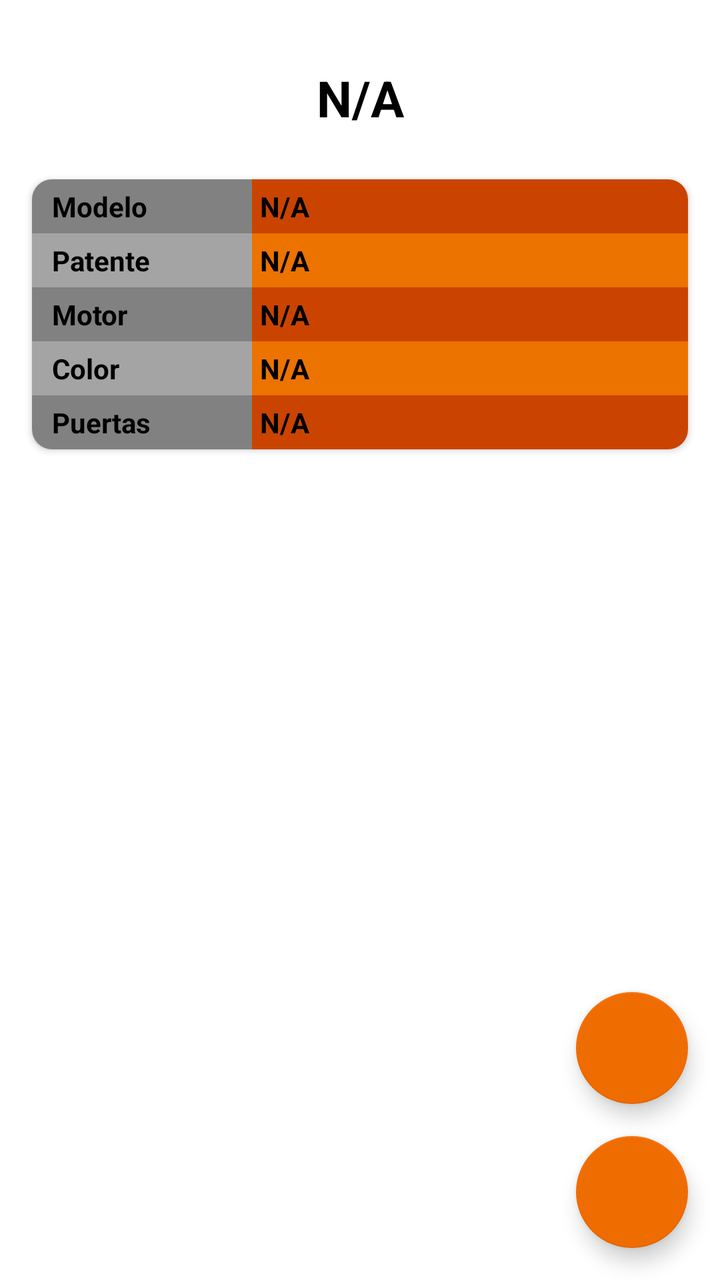
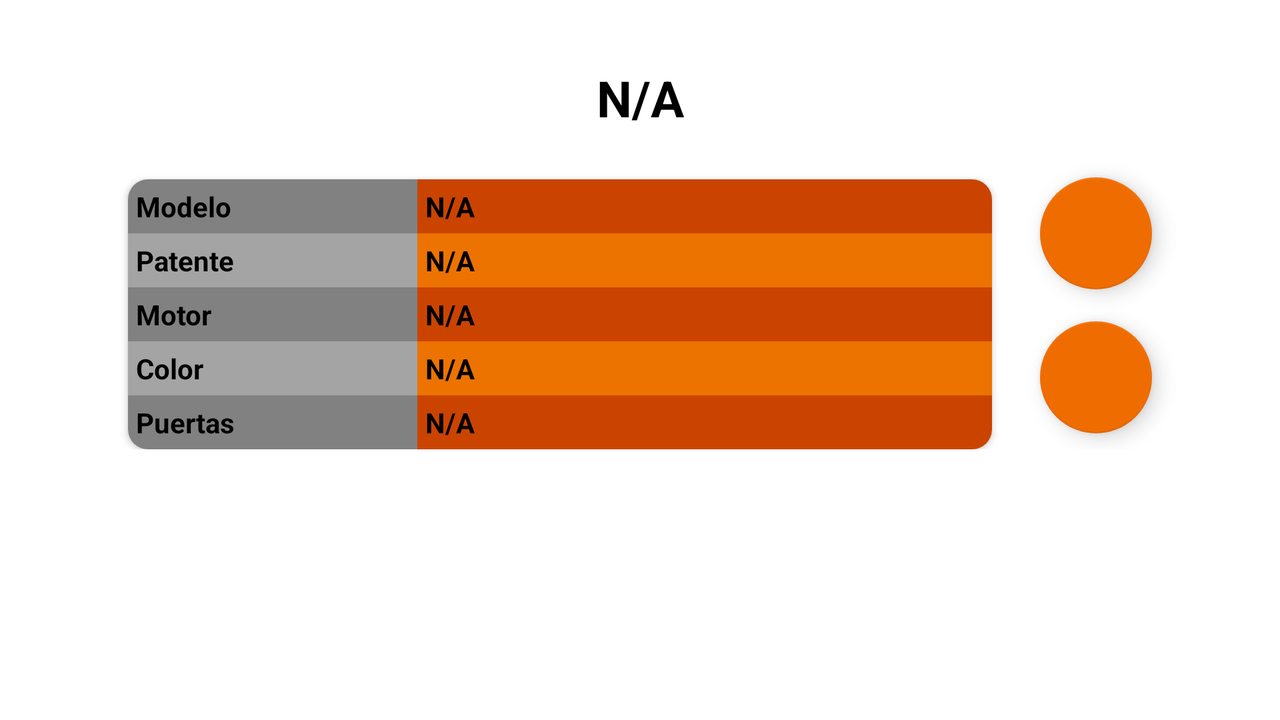

One screen, two layout resources from the same app: the default and the repository's alternative for another configuration. Each is rendered where Android would select it; the XML of both is given below.
<!-- AndroidManifest.xml: application theme Theme.Crud_Vehicle -->
<!-- res/layout/fragment_description.xml -->
<?xml version="1.0" encoding="utf-8"?>
<FrameLayout xmlns:android="http://schemas.android.com/apk/res/android"
    xmlns:app="http://schemas.android.com/apk/res-auto"
    xmlns:tools="http://schemas.android.com/tools"
    android:layout_width="match_parent"
    android:layout_height="match_parent"
    tools:context=".ui.view.fragment.description.DescriptionFragment">

    <androidx.constraintlayout.widget.ConstraintLayout
        android:layout_width="match_parent"
        android:layout_height="match_parent">

        <TextView
            android:id="@+id/textDescriptionMarca"
            android:layout_width="wrap_content"
            android:layout_height="wrap_content"
            android:layout_marginTop="32dp"
            android:text="@string/n_a"
            android:textSize="25sp"
            android:textStyle="bold"
            app:layout_constraintEnd_toEndOf="parent"
            app:layout_constraintStart_toStartOf="parent"
            app:layout_constraintTop_toTopOf="parent" />

        <androidx.cardview.widget.CardView
            android:layout_width="0dp"
            android:layout_height="wrap_content"
            android:layout_marginStart="16dp"
            android:layout_marginTop="24dp"
            android:layout_marginEnd="16dp"
            app:cardCornerRadius="10dp"
            app:layout_constraintEnd_toEndOf="parent"
            app:layout_constraintStart_toStartOf="parent"
            app:layout_constraintTop_toBottomOf="@+id/textDescriptionMarca">

            <LinearLayout
                android:layout_width="match_parent"
                android:layout_height="wrap_content"
                android:orientation="vertical">

                <LinearLayout
                    android:layout_width="match_parent"
                    android:layout_height="wrap_content"
                    android:orientation="horizontal">

                    <TextView
                        android:layout_width="wrap_content"
                        android:layout_height="wrap_content"
                        android:layout_weight="1"
                        android:width="1dp"
                        android:background="#818181"
                        android:paddingStart="10dp"
                        android:paddingTop="4dp"
                        android:paddingBottom="4dp"
                        android:paddingEnd="0dp"
                        android:text="@string/modelo"
                        android:textStyle="bold" />


                    <TextView
                        android:id="@+id/textDescriptionModelo"
                        android:layout_width="0dp"
                        android:layout_height="wrap_content"
                        android:layout_weight="2"
                        android:background="#CA4400"
                        android:padding="4dp"
                        android:text="@string/n_a"
                        android:textStyle="bold" />
                </LinearLayout>

                <LinearLayout
                    android:layout_width="match_parent"
                    android:layout_height="wrap_content"
                    android:orientation="horizontal">

                    <TextView
                        android:layout_width="wrap_content"
                        android:layout_height="wrap_content"
                        android:layout_weight="1"
                        android:width="1dp"
                        android:background="@color/primary_light"
                        android:paddingStart="10dp"
                        android:paddingTop="4dp"
                        android:paddingEnd="0dp"
                        android:paddingBottom="4dp"
                        android:text="@string/patente"
                        android:textStyle="bold"
                        tools:ignore="TextContrastCheck" />

                    <TextView
                        android:id="@+id/textDescriptionPatente"
                        android:layout_width="0dp"
                        android:layout_height="wrap_content"
                        android:layout_weight="2"
                        android:background="#EC7300"
                        android:padding="4dp"
                        android:text="@string/n_a"
                        android:textStyle="bold" />
                </LinearLayout>

                <LinearLayout
                    android:layout_width="match_parent"
                    android:layout_height="wrap_content"
                    android:orientation="horizontal">

                    <TextView
                        android:layout_width="wrap_content"
                        android:layout_height="wrap_content"
                        android:layout_weight="1"
                        android:width="1dp"
                        android:background="#818181"
                        android:paddingStart="10dp"
                        android:paddingTop="4dp"
                        android:paddingBottom="4dp"
                        android:paddingEnd="0dp"
                        android:text="@string/motor"
                        android:textStyle="bold" />

                    <TextView
                        android:id="@+id/textDescriptionMotor"
                        android:layout_width="0dp"
                        android:layout_height="wrap_content"
                        android:layout_weight="2"
                        android:background="#CA4400"
                        android:padding="4dp"
                        android:text="@string/n_a"
                        android:textStyle="bold" />
                </LinearLayout>

                <LinearLayout
                    android:layout_width="match_parent"
                    android:layout_height="wrap_content"
                    android:orientation="horizontal">

                    <TextView
                        android:layout_width="wrap_content"
                        android:layout_height="wrap_content"
                        android:layout_weight="1"
                        android:width="1dp"
                        android:background="@color/primary_light"
                        android:paddingStart="10dp"
                        android:paddingTop="4dp"
                        android:paddingEnd="0dp"
                        android:paddingBottom="4dp"
                        android:text="@string/color"
                        android:textStyle="bold"
                        tools:ignore="TextContrastCheck" />

                    <TextView
                        android:id="@+id/textDescriptionColor"
                        android:layout_width="0dp"
                        android:layout_height="wrap_content"
                        android:layout_weight="2"
                        android:background="#EC7300"
                        android:padding="4dp"
                        android:text="@string/n_a"
                        android:textStyle="bold" />
                </LinearLayout>

                <LinearLayout
                    android:layout_width="match_parent"
                    android:layout_height="wrap_content"
                    android:orientation="horizontal">

                    <TextView
                        android:layout_width="wrap_content"
                        android:layout_height="wrap_content"
                        android:layout_weight="1"
                        android:width="1dp"
                        android:background="@color/grey"
                        android:paddingStart="10dp"
                        android:paddingTop="4dp"
                        android:paddingBottom="4dp"
                        android:paddingEnd="0dp"
                        android:text="@string/puertas"
                        android:textStyle="bold" />

                    <TextView
                        android:id="@+id/textDescriptionPuertas"
                        android:layout_width="0dp"
                        android:layout_height="wrap_content"
                        android:layout_weight="2"
                        android:background="#CA4400"
                        android:padding="4dp"
                        android:text="@string/n_a"
                        android:textStyle="bold" />
                </LinearLayout>
            </LinearLayout>

        </androidx.cardview.widget.CardView>

        <com.google.android.material.floatingactionbutton.FloatingActionButton
            android:id="@+id/fabDelete"
            android:layout_width="wrap_content"
            android:layout_height="wrap_content"
            android:layout_marginEnd="16dp"
            android:layout_marginBottom="16dp"
            android:src="@drawable/ic_delete"
            android:contentDescription="@string/borrar"
            app:layout_constraintBottom_toTopOf="@+id/fabEdit"
            app:layout_constraintEnd_toEndOf="parent" />

        <com.google.android.material.floatingactionbutton.FloatingActionButton
            android:id="@+id/fabEdit"
            android:layout_width="wrap_content"
            android:layout_height="wrap_content"
            android:layout_marginEnd="16dp"
            android:layout_marginBottom="16dp"
            android:src="@drawable/ic_edit"
            android:contentDescription="@string/editar"
            app:layout_constraintBottom_toBottomOf="parent"
            app:layout_constraintEnd_toEndOf="parent" />
    </androidx.constraintlayout.widget.ConstraintLayout>
</FrameLayout>
<!-- resources referenced by this layout -->
<resources>
  <color name="grey">#818181</color>
  <color name="primary_light">#a4a4a4</color>
  <string name="borrar">borrar</string>
  <string name="color">Color</string>
  <string name="editar">editar</string>
  <string name="modelo">Modelo</string>
  <string name="motor">Motor</string>
  <string name="n_a">N/A</string>
  <string name="patente">Patente</string>
  <string name="puertas">Puertas</string>
  <style name="Theme.Crud_Vehicle" parent="Theme.MaterialComponents.DayNight.NoActionBar">
          
          <item name="colorPrimary">@color/primary_light</item>
          <item name="colorPrimaryVariant">@color/primary</item>
          <item name="colorOnPrimary">@color/black</item>
          
          <item name="colorSecondary">@color/secondary</item>
          <item name="colorSecondaryVariant">@color/secondary_light</item>
          <item name="colorOnSecondary">@color/black</item>
          
          <item name="android:statusBarColor">?attr/colorPrimary</item>
          
          <item name="android:textColor">@color/black</item>
      </style>
  <color name="primary">#212121</color>
  <color name="black">#FF000000</color>
  <color name="secondary">#ef6c00</color>
  <color name="secondary_light">#ff9d3f</color>
</resources>
<!-- res/layout-land/fragment_description.xml (the repository's variant of the layout above) -->
<!-- drawn on the phone turned sideways -->
<?xml version="1.0" encoding="utf-8"?>
<FrameLayout xmlns:android="http://schemas.android.com/apk/res/android"
    android:layout_width="match_parent"
    android:layout_height="match_parent"
    xmlns:app="http://schemas.android.com/apk/res-auto">

    <ScrollView
        android:layout_width="match_parent"
        android:layout_height="match_parent">

        <androidx.constraintlayout.widget.ConstraintLayout
            android:layout_width="match_parent"
            android:layout_height="wrap_content">

            <TextView
                android:id="@+id/textDescriptionMarca"
                android:layout_width="wrap_content"
                android:layout_height="wrap_content"
                android:layout_marginTop="32dp"
                android:text="@string/n_a"
                android:textSize="25sp"
                android:textStyle="bold"
                app:layout_constraintEnd_toEndOf="parent"
                app:layout_constraintStart_toStartOf="parent"
                app:layout_constraintTop_toTopOf="parent" />

            <androidx.cardview.widget.CardView
                android:id="@+id/cardDescription"
                android:layout_width="0dp"
                android:layout_height="wrap_content"
                android:layout_marginStart="64dp"
                android:layout_marginTop="24dp"
                android:layout_marginEnd="24dp"
                app:cardCornerRadius="10dp"
                app:layout_constraintEnd_toStartOf="@+id/fabDelete"
                app:layout_constraintStart_toStartOf="parent"
                app:layout_constraintTop_toBottomOf="@+id/textDescriptionMarca">

                <LinearLayout
                    android:layout_width="match_parent"
                    android:layout_height="wrap_content"
                    android:orientation="vertical">

                    <LinearLayout
                        android:layout_width="match_parent"
                        android:layout_height="wrap_content"
                        android:orientation="horizontal">

                        <TextView
                            android:layout_width="wrap_content"
                            android:layout_height="wrap_content"
                            android:layout_weight="1"
                            android:width="1dp"
                            android:background="#818181"
                            android:padding="4dp"
                            android:text="Modelo"
                            android:textStyle="bold" />


                        <TextView
                            android:id="@+id/textDescriptionModelo"
                            android:layout_width="0dp"
                            android:layout_height="wrap_content"
                            android:layout_weight="2"
                            android:background="#CA4400"
                            android:padding="4dp"
                            android:text="@string/n_a"
                            android:textStyle="bold" />
                    </LinearLayout>

                    <LinearLayout
                        android:layout_width="match_parent"
                        android:layout_height="wrap_content"
                        android:orientation="horizontal">

                        <TextView
                            android:layout_width="wrap_content"
                            android:layout_height="wrap_content"
                            android:layout_weight="1"
                            android:width="1dp"
                            android:background="@color/primary_light"
                            android:padding="4dp"
                            android:text="Patente"
                            android:textStyle="bold" />

                        <TextView
                            android:id="@+id/textDescriptionPatente"
                            android:layout_width="0dp"
                            android:layout_height="wrap_content"
                            android:layout_weight="2"
                            android:background="#EC7300"
                            android:padding="4dp"
                            android:text="@string/n_a"
                            android:textStyle="bold" />
                    </LinearLayout>

                    <LinearLayout
                        android:layout_width="match_parent"
                        android:layout_height="wrap_content"
                        android:orientation="horizontal">

                        <TextView
                            android:layout_width="wrap_content"
                            android:layout_height="wrap_content"
                            android:layout_weight="1"
                            android:width="1dp"
                            android:background="#818181"
                            android:padding="4dp"
                            android:text="Motor"
                            android:textStyle="bold" />

                        <TextView
                            android:id="@+id/textDescriptionMotor"
                            android:layout_width="0dp"
                            android:layout_height="wrap_content"
                            android:layout_weight="2"
                            android:background="#CA4400"
                            android:padding="4dp"
                            android:text="@string/n_a"
                            android:textStyle="bold" />
                    </LinearLayout>

                    <LinearLayout
                        android:layout_width="match_parent"
                        android:layout_height="wrap_content"
                        android:orientation="horizontal">

                        <TextView
                            android:layout_width="wrap_content"
                            android:layout_height="wrap_content"
                            android:layout_weight="1"
                            android:width="1dp"
                            android:background="@color/primary_light"
                            android:padding="4dp"
                            android:text="Color"
                            android:textStyle="bold" />

                        <TextView
                            android:id="@+id/textDescriptionColor"
                            android:layout_width="0dp"
                            android:layout_height="wrap_content"
                            android:layout_weight="2"
                            android:background="#EC7300"
                            android:padding="4dp"
                            android:text="@string/n_a"
                            android:textStyle="bold" />
                    </LinearLayout>

                    <LinearLayout
                        android:layout_width="match_parent"
                        android:layout_height="wrap_content"
                        android:orientation="horizontal">

                        <TextView
                            android:layout_width="wrap_content"
                            android:layout_height="wrap_content"
                            android:layout_weight="1"
                            android:width="1dp"
                            android:background="#818181"
                            android:padding="4dp"
                            android:text="Puertas"
                            android:textStyle="bold" />

                        <TextView
                            android:id="@+id/textDescriptionPuertas"
                            android:layout_width="0dp"
                            android:layout_height="wrap_content"
                            android:layout_weight="2"
                            android:background="#CA4400"
                            android:padding="4dp"
                            android:text="@string/n_a"
                            android:textStyle="bold" />
                    </LinearLayout>
                </LinearLayout>

            </androidx.cardview.widget.CardView>

            <com.google.android.material.floatingactionbutton.FloatingActionButton
                android:id="@+id/fabDelete"
                android:layout_width="wrap_content"
                android:layout_height="wrap_content"
                android:layout_marginEnd="64dp"
                android:layout_marginBottom="16dp"
                android:src="@drawable/ic_delete"
                app:layout_constraintBottom_toTopOf="@+id/fabEdit"
                app:layout_constraintEnd_toEndOf="parent" />

            <com.google.android.material.floatingactionbutton.FloatingActionButton
                android:id="@+id/fabEdit"
                android:layout_width="wrap_content"
                android:layout_height="wrap_content"
                android:layout_marginEnd="64dp"
                android:layout_marginBottom="8dp"

                android:src="@drawable/ic_edit"
                app:layout_constraintBottom_toBottomOf="parent"
                app:layout_constraintEnd_toEndOf="parent" />
        </androidx.constraintlayout.widget.ConstraintLayout>
    </ScrollView>

</FrameLayout>
<!-- resources referenced by the variant -->
<!-- as the phone turned sideways resolves them -->
<resources>
  <color name="primary_light">#a4a4a4</color>
  <string name="n_a">N/A</string>
  <style name="Theme.Crud_Vehicle" parent="Theme.MaterialComponents.DayNight.NoActionBar">
          
          <item name="colorPrimary">@color/primary_light</item>
          <item name="colorPrimaryVariant">@color/primary</item>
          <item name="colorOnPrimary">@color/black</item>
          
          <item name="colorSecondary">@color/secondary</item>
          <item name="colorSecondaryVariant">@color/secondary_light</item>
          <item name="colorOnSecondary">@color/black</item>
          
          <item name="android:statusBarColor">?attr/colorPrimary</item>
          
          <item name="android:textColor">@color/black</item>
      </style>
  <color name="primary">#212121</color>
  <color name="black">#FF000000</color>
  <color name="secondary">#ef6c00</color>
  <color name="secondary_light">#ff9d3f</color>
</resources>
